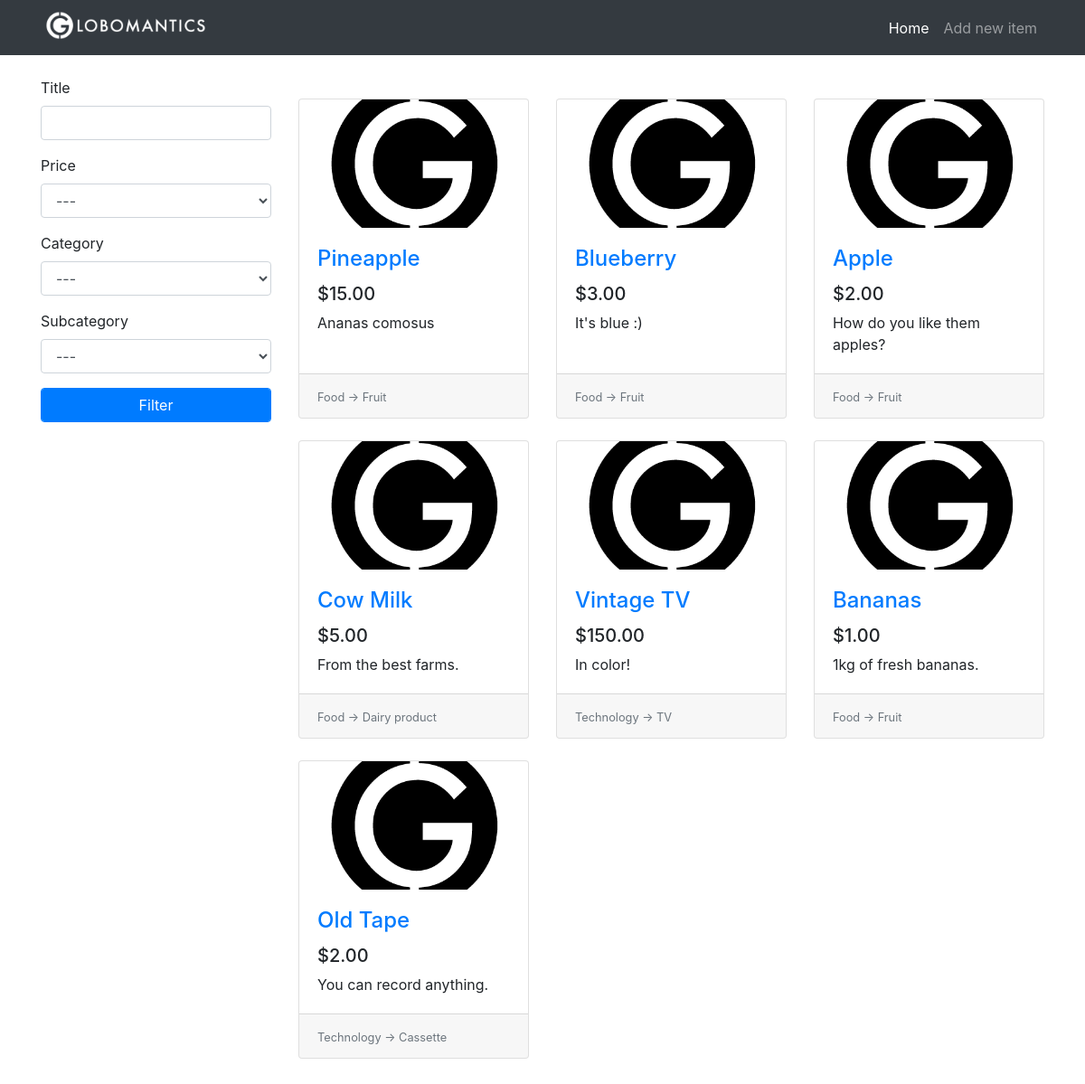
/, run on an earlier commit of the app's database.
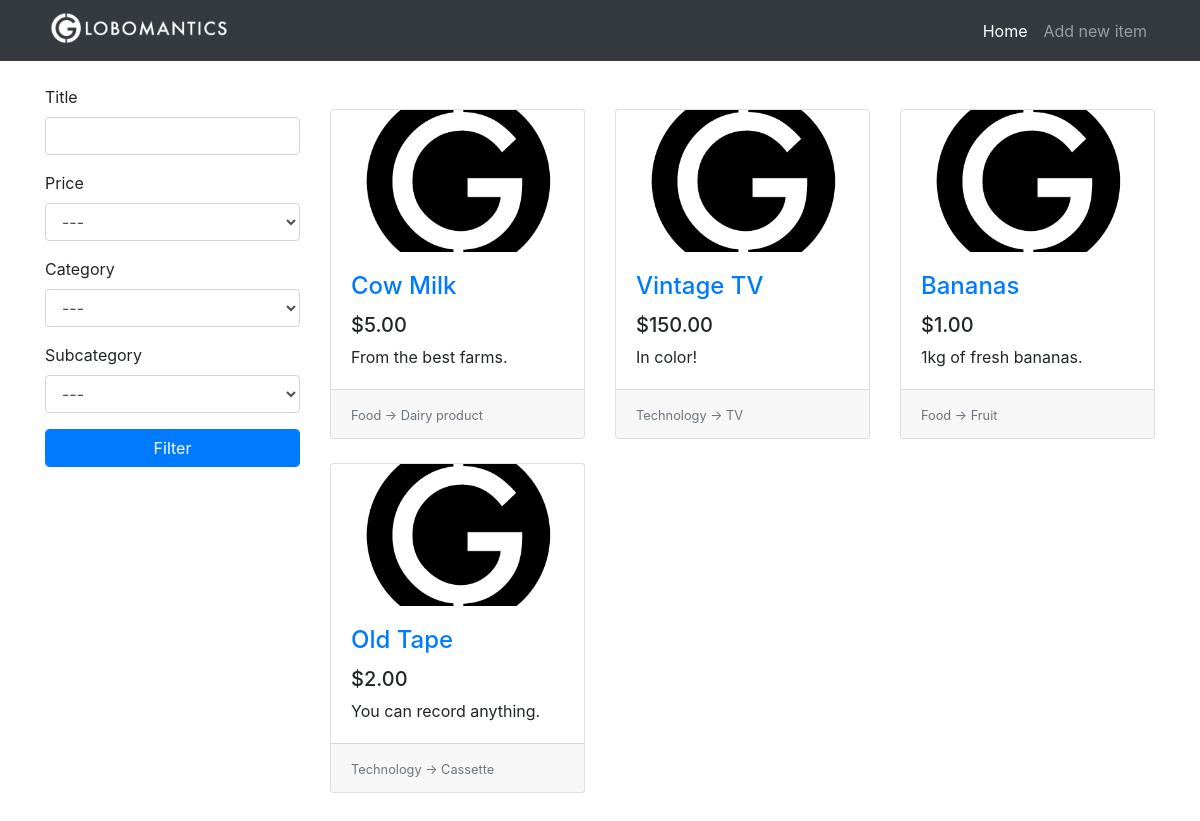
And on a later commit of the database.
### tables this page shows
CREATE TABLE items(
                    id              INTEGER PRIMARY KEY AUTOINCREMENT,
                    title           TEXT,
                    description     TEXT,
                    price           REAL,
                    image           TEXT,
                    category_id     INTEGER,
                    subcategory_id  INTEGER,
                    FOREIGN KEY(category_id) REFERENCES categories(id),
                    FOREIGN KEY(subcategory_id) REFERENCES subcategories(id)
);

CREATE TABLE categories(
                    id              INTEGER PRIMARY KEY AUTOINCREMENT,
                    name            TEXT
);

CREATE TABLE subcategories(
                    id              INTEGER PRIMARY KEY AUTOINCREMENT,
                    name            TEXT,
                    category_id     INTEGER,
                    FOREIGN KEY(category_id) REFERENCES categories(id)
);

### app.py (the view)
@app.route("/")
def home():
    conn = get_db()
    c = conn.cursor()
    form = FilterForm(request.args, meta={"csrf": False})
    c.execute("SELECT id, name FROM categories")
    categories = c.fetchall()
    categories.insert(0, (0, "---"))
    form.category.choices = categories
    c.execute("SELECT id, name FROM subcategories")
    subcategories = c.fetchall()
    subcategories.insert(0, (0, "---"))
    form.subcategory.choices = subcategories
    query = """SELECT
               i.id,i.title,i.description,i.price,i.image,c.name,s.name
               FROM items as i
               INNER JOIN categories AS c ON i.category_id = c.id
               INNER JOIN subcategories AS s ON i.subcategory_id = s.id
               """
    try:
        is_ajax = int(request.args["ajax"])
    except:
        is_ajax = 0
    if form.validate():
        filter_queries = []
        parameters = []
        if form.title.data.strip():
            filter_queries.append("i.title LIKE ?")
            parameters.append("%" + escape(form.title.data) + "%")
        if form.category.data:
            filter_queries.append("i.category_id = ?")
            parameters.append(form.category.data)
        if form.subcategory.data:
            filter_queries.append("i.subcategory_id = ?")
            parameters.append(form.subcategory.data)
        if filter_queries:
            query += " WHERE "
            query += " AND ".join(filter_queries)
        if form.price.data:
            if form.price.data == 1:
                query += " ORDER BY i.price DESC"
            else:
                query += " ORDER BY i.price"
        else:
            query += " ORDER BY i.price DESC"
        items_from_db = c.execute(query, tuple(parameters))
        print(query)
    else:
        items_from_db = c.execute(query + "ORDER BY i.id DESC")
    items = []
    for row in items_from_db:
        item = {
            "id": row[0],
            "title": row[1],
            "description": row[2],
            "price": row[3],
            "image": row[4],
            "category": row[5],
            "subcategory": row[6]
        }
        items.append(item)
    if is_ajax:
        return render_template("_items.html", items=items)
    return render_template("home.html", items=items, form=form)

### app.py
class FilterForm(FlaskForm):
    title = StringField("Title", validators=[Length(max=20)])
    price = SelectField("Price", coerce=int, choices=[(0, "---"), (1, "High to low"), (2, "Low to high")])
    category = SelectField("Category", coerce=int)
    subcategory = SelectField("Subcategory", coerce=int)
    submit = SubmitField("Filter")

### app.py (called while the page is built)
def get_db():
    db = getattr(g, '_database', None)
    if db is None:
        db = g._database = sqlite3.connect('db/globomantics.db')
    return db

@app.teardown_appcontext
def close_connection(exception):
    db = getattr(g, "_database", None)
    if db is not None:
        db.close()

### templates/home.html (shortened to what this page needs)
{% extends 'base.html' %}
{% set active_page = 'home' %}
{% block content %}
    <div class="row">
        <div class="col-lg-3">
            <div class="my-4">
                <form class="filter-form" action="{{ url_for('home') }}" method="get">
                    <div class="form-group">
                        {{ form.title.label }}
                        {{ form.title(class="form-control") }}
                    </div>
                    <div class="form-group">
                        {{ form.price.label }}
                        {{ form.price(class="form-control") }}
                    </div>
                    <div class="form-group">
                        {{ form.category.label }}
                        {{ form.category(class="form-control category-filter") }}
                    </div>
                    <div class="form-group">
                        {{ form.subcategory.label }}
                        {{ form.subcategory(class="form-control") }}
                    </div>
                    {{ form.submit(class="btn btn-primary form-control") }}
                </form>
            </div>
        </div>
        <div class="col-lg-9">
            <div class="row my-5 card-wrapper">
                {% if items %}
                {% for item in items %}
                <div class="col-lg-4 col-md-6 mb-4">
                    <div class="card h-100">
                        <div class="embed-responsive embed-responsive-16by9">
                            <a href="{{ url_for('item', item_id=item.id) }}">
                                <img class="card-img-top embed-responsive-item"
                                     src="{% if item.image %}{{url_for('uploads', filename=item.image) }}{% else %}{{ url_for('static', filename='images/placeholder.png') }}{% endif %}">
                            </a>
                        </div>
                        <div class="card-body">
                            <h4 class="card-title">
                                <a href="{{ url_for('item', item_id=item.id) }}">{{ item.title }}</a>
                            </h4>
                            <h5>{{ "$%.2f" | format(item.price) }}</h5>
                            <p class="card-text">{{ item.description }}</p>
                        </div>
                        <div class="card-footer">
                            <small class="text-muted">
                                {{ item.category }} -> {{ item.subcategory }}
                            </small>
                        </div>
                    </div>
                </div>
                {% endfor %}
                {% else %}
                <h1 class="offset-lg-3">No items to show.</h1>
                {% endif %}
            </div>
        </div>
    </div>
{% endblock %}

### templates/base.html (shortened to what this page needs)
<!DOCTYPE html>
<html lang="en">
<head>
    <link rel="stylesheet"
          href="https://stackpath.bootstrapcdn.com/bootstrap/4.4.1/css/bootstrap.min.css"
>
    <link rel="stylesheet" href="{{ url_for('static', filename='css/style.css') }}">
</head>
<body>
    <nav class="navbar navbar-expand-lg navbar-dark bg-dark fized-top">
        <div class="container">
            <a href="{{ url_for('home') }}" class="navbar-brand">
                <img src="{{ url_for('static', filename='images/logo.png') }}" height="40px">
            </a>
            <div class="collapse navbar-collapse" id="navbarResponsive">
                <ul class="navbar-nav ml-auto">
                    <li class="nav-item {{ 'active' if active_page == 'home' else '' }}">
                        <a href="{{ url_for('home') }}" class="nav-link">Home</a>
                    </li>
                    <li class="nav-item {{ 'active' if active_page == 'new_item' else '' }}">
                        <a href="{{ url_for('new_item') }}" class="nav-link">Add new item</a>
                    </li>
                </ul>
            </div>
        </div>
    </nav>
    <div class="container">
        {% block content %}{% endblock %}
    </div>
</body>
</html>

### static/css/style.css (style rules this page uses)
.navbar-brand { padding-top: 0rem; padding-botton: 0rem; }
.card-img-top { object-fit: cover; }

What changed in the data, as far as the page shows it:
removed items: title "Pineapple", price "$15.00", description "Ananas comosus", category "Food", subcategory "Fruit"
removed items: title "Blueberry", price "$3.00", description "It's blue :)", category "Food", subcategory "Fruit"
removed items: title "Apple", price "$2.00", description "How do you like them apples?", category "Food", subcategory "Fruit"
